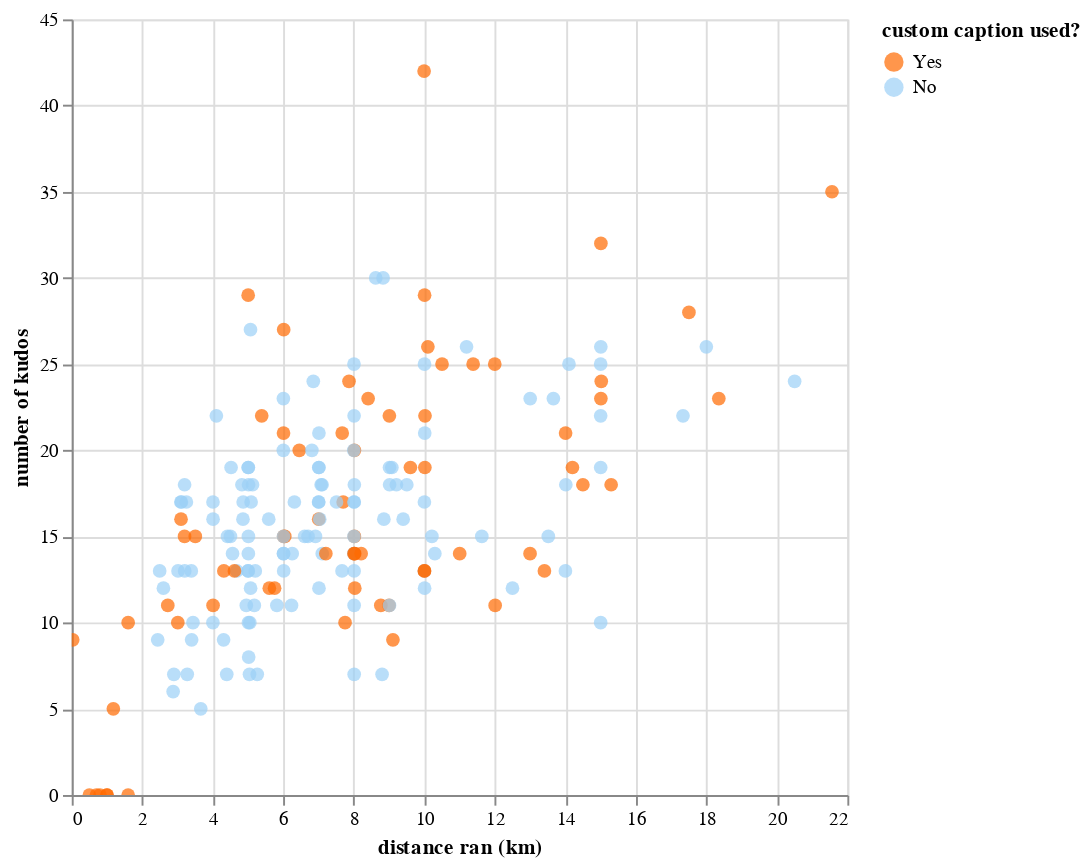

This figure's notebook cell:
### Code cell
caption_analysis_run = caption_analysis.filter(col("type") == "Run").collect(streaming=True)

# building the chart - run
chart_run = alt.Chart(caption_analysis_run).mark_point().encode(
    alt.X("distance:Q").title("distance ran (km)"),
    alt.Y("kudos_count:Q").title("number of kudos"),
    alt.Color("custom_caption_flag:N", 
              title="custom caption used?", 
              scale=alt.Scale(domain=["Yes", "No"], range=["#ff6a00", "#9cd0f7"])),  
    tooltip="start_date_local:T",
).transform_calculate(
    custom_caption_flag="datum.custom_caption_flag == 1 ? 'Yes':'No'"
).configure_point(
    size=50,
    filled=True
).properties(
    width=400,
    height=400
).interactive()

chart_run

### Figure 1 — Vega-Lite specification as saved in the notebook (floating-point values rounded to 4 significant figures; data arrays with more than 128 entries replaced by an {"elided": "..."} marker saying what was removed)
{"config": {"view": {"continuousWidth": 300, "continuousHeight": 300}, "point": {"filled": true, "size": 50}}, "data": {"name": "data-0f493f6abddf7973ba3570a9307a1f36"}, "mark": {"type": "point"}, "encoding": {"color": {"field": "custom_caption_flag", "scale": {"domain": ["Yes", "No"], "range": ["#ff6a00", "#9cd0f7"]}, "title": "custom caption used?", "type": "nominal"}, "tooltip": {"field": "start_date_local", "type": "temporal"}, "x": {"field": "distance", "title": "distance ran (km)", "type": "quantitative"}, "y": {"field": "kudos_count", "title": "number of kudos", "type": "quantitative"}}, "height": 400, "params": [{"name": "param_28", "select": {"type": "interval", "encodings": ["x", "y"]}, "bind": "scales"}], "transform": [{"calculate": "datum.custom_caption_flag == 1 ? 'Yes':'No'", "as": "custom_caption_flag"}], "width": 400, "$schema": "https://vega.github.io/schema/vega-lite/v5.20.1.json", "datasets": {"data-0f493f6abddf7973ba3570a9307a1f36": {"elided": "192 records"}}}
